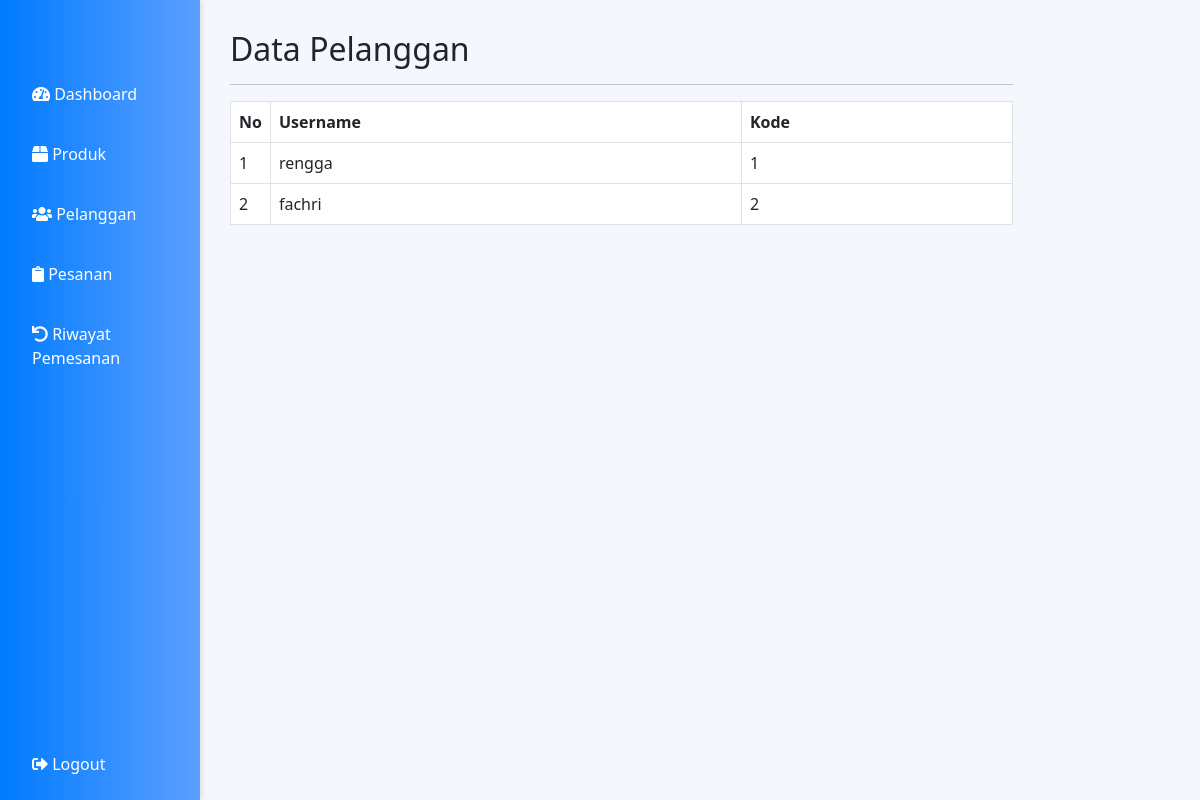
The page /admin/pelanggan.php (signed in) on the database as committed earlier.
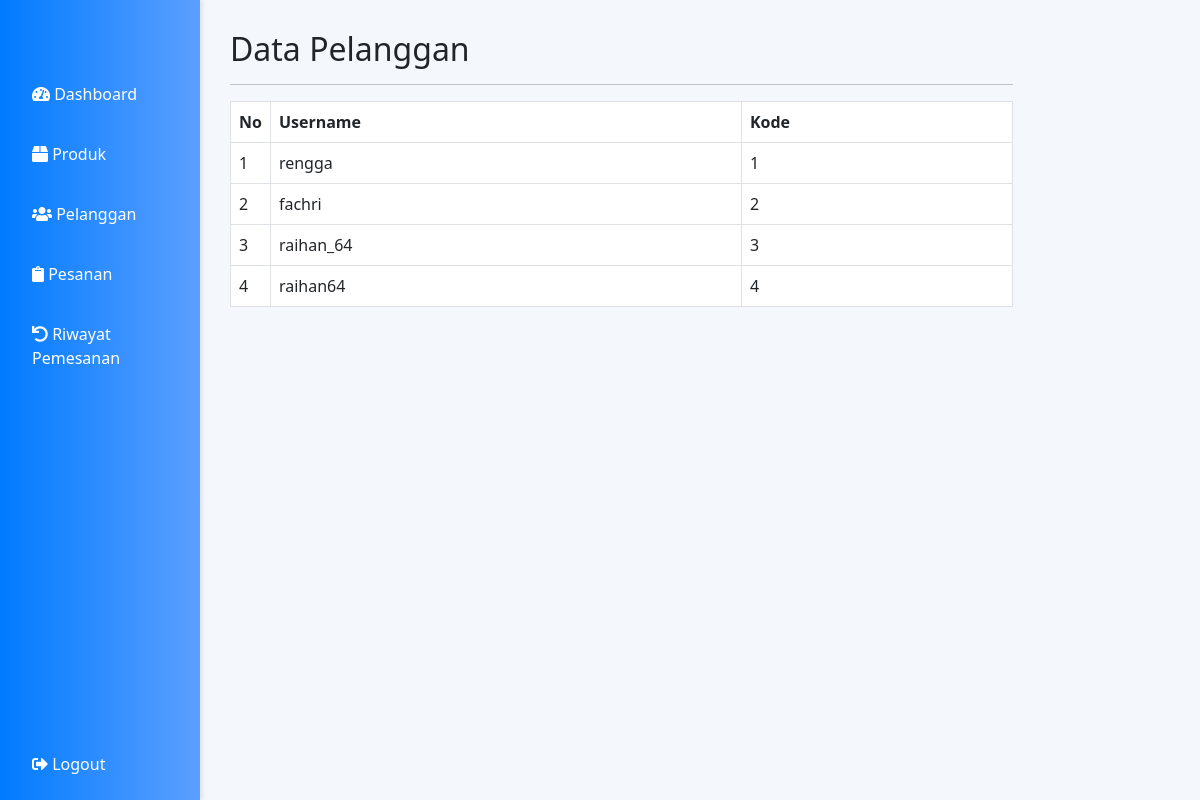
The same page on the database as committed later.
### tables this page shows
CREATE TABLE `customers` (
  `cust_id` int(11) NOT NULL,
  `cust_ip` varchar(225) NOT NULL,
  `cust_dname` text NOT NULL,
  `username` varchar(100) NOT NULL,
  `cust_pass` varchar(225) NOT NULL
);

### admin/pelanggan.php (the view, shortened to what this page needs)
<?php
include "../koneksi/koneksi.php";
?>
<!DOCTYPE html>
<html lang="en">
<head>
  <link href="https://cdn.jsdelivr.net/npm/bootstrap@5.3.0/dist/css/bootstrap.min.css" rel="stylesheet">
  <link rel="stylesheet" href="https://cdnjs.cloudflare.com/ajax/libs/font-awesome/5.15.3/css/all.min.css">
</head>
<body>
  <div class="sidebar">
    <a href="dashboard.php"><i class="fas fa-tachometer-alt"></i> Dashboard</a>
    <a href="produk.php"><i class="fas fa-box"></i> Produk</a>
    <a href="pelanggan.php"><i class="fas fa-users"></i> Pelanggan</a>
    <a href="pesanan.php"><i class="fas fa-clipboard"></i> Pesanan</a>
    <a href="riwayatpemesanan.php"><i class="fas fa-undo"></i> Riwayat Pemesanan</a>
    <div style="flex-grow: 1;"></div>
    <a href="logout.php"><i class="fas fa-sign-out-alt"></i> Logout</a>
  </div>
  <div class="content">
    <div class="col-sm-9 col-sm-offset-3 col-md-10 col-md-offset-2 main">
      <h2 class="page-header">Data Pelanggan</h2>
      <hr>
      <table id="tabelpelanggan" class="table table-bordered table-hover">
        <thead>
          <tr>
            <th>No</th>
            <th>Username</th>
            <th>Kode</th>
          </tr>
        </thead>
        <?php
        $query = $conn->query("SELECT * FROM customers");
        $nomor = 1;
        while ($lihat = $query->fetch(PDO::FETCH_ASSOC)) {
        ?>
          <tbody>
            <tr>
              <td width="5%"><?php echo $nomor; ?></td>
              <td><?php echo htmlspecialchars($lihat['username']); ?></td>
              <td><?php echo htmlspecialchars($lihat['cust_id']); ?></td>
            </tr>
            <?php $nomor++; ?>
          <?php
        } ?>
          </tbody>
      </table>
    </div>
  </div>
</body>
</html>

Rows that differ between the two databases and show on the page:
added customers: username "raihan_64", cust_id "3"
added customers: username "raihan64", cust_id "4"
